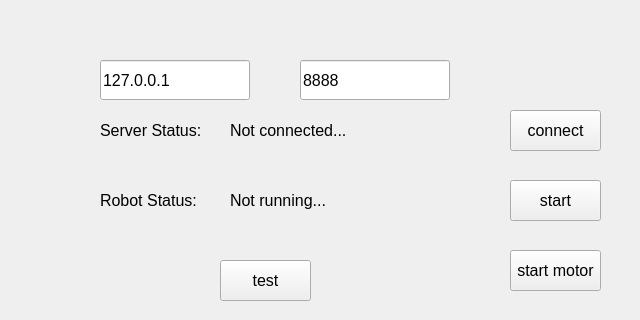
<?xml version="1.0" encoding="UTF-8"?>
<ui version="4.0">
 <class>MainWindow</class>
 <widget class="QMainWindow" name="MainWindow">
  <property name="geometry">
   <rect>
    <x>0</x>
    <y>0</y>
    <width>640</width>
    <height>320</height>
   </rect>
  </property>
  <property name="sizePolicy">
   <sizepolicy hsizetype="Fixed" vsizetype="Fixed">
    <horstretch>0</horstretch>
    <verstretch>0</verstretch>
   </sizepolicy>
  </property>
  <property name="windowTitle">
   <string>RIK Client</string>
  </property>
  <property name="autoFillBackground">
   <bool>true</bool>
  </property>
  <widget class="MyWidget" name="centralWidget">
   <widget class="QLineEdit" name="lineEdit_ip">
    <property name="geometry">
     <rect>
      <x>100</x>
      <y>60</y>
      <width>150</width>
      <height>40</height>
     </rect>
    </property>
    <property name="font">
     <font>
      <pointsize>12</pointsize>
     </font>
    </property>
    <property name="text">
     <string>127.0.0.1</string>
    </property>
   </widget>
   <widget class="QLineEdit" name="lineEdit_port">
    <property name="geometry">
     <rect>
      <x>300</x>
      <y>60</y>
      <width>150</width>
      <height>40</height>
     </rect>
    </property>
    <property name="font">
     <font>
      <pointsize>12</pointsize>
     </font>
    </property>
    <property name="text">
     <string>8888</string>
    </property>
   </widget>
   <widget class="QPushButton" name="button_connect">
    <property name="geometry">
     <rect>
      <x>510</x>
      <y>110</y>
      <width>91</width>
      <height>41</height>
     </rect>
    </property>
    <property name="font">
     <font>
      <pointsize>12</pointsize>
     </font>
    </property>
    <property name="text">
     <string>connect</string>
    </property>
   </widget>
   <widget class="QLabel" name="label">
    <property name="geometry">
     <rect>
      <x>230</x>
      <y>120</y>
      <width>271</width>
      <height>21</height>
     </rect>
    </property>
    <property name="font">
     <font>
      <pointsize>12</pointsize>
     </font>
    </property>
    <property name="text">
     <string>Not connected...</string>
    </property>
   </widget>
   <widget class="QLabel" name="label_2">
    <property name="geometry">
     <rect>
      <x>100</x>
      <y>120</y>
      <width>121</width>
      <height>21</height>
     </rect>
    </property>
    <property name="font">
     <font>
      <pointsize>12</pointsize>
     </font>
    </property>
    <property name="text">
     <string>Server Status:</string>
    </property>
   </widget>
   <widget class="QLabel" name="label_robot">
    <property name="geometry">
     <rect>
      <x>230</x>
      <y>190</y>
      <width>271</width>
      <height>21</height>
     </rect>
    </property>
    <property name="font">
     <font>
      <pointsize>12</pointsize>
     </font>
    </property>
    <property name="text">
     <string>Not running...</string>
    </property>
   </widget>
   <widget class="QLabel" name="label_4">
    <property name="geometry">
     <rect>
      <x>100</x>
      <y>190</y>
      <width>121</width>
      <height>21</height>
     </rect>
    </property>
    <property name="font">
     <font>
      <pointsize>12</pointsize>
     </font>
    </property>
    <property name="text">
     <string>Robot Status:</string>
    </property>
   </widget>
   <widget class="QPushButton" name="button_start">
    <property name="geometry">
     <rect>
      <x>510</x>
      <y>180</y>
      <width>91</width>
      <height>41</height>
     </rect>
    </property>
    <property name="font">
     <font>
      <pointsize>12</pointsize>
     </font>
    </property>
    <property name="text">
     <string>start</string>
    </property>
   </widget>
   <widget class="QPushButton" name="button_test">
    <property name="geometry">
     <rect>
      <x>220</x>
      <y>260</y>
      <width>91</width>
      <height>41</height>
     </rect>
    </property>
    <property name="font">
     <font>
      <pointsize>12</pointsize>
     </font>
    </property>
    <property name="text">
     <string>test</string>
    </property>
   </widget>
   <widget class="QPushButton" name="button_motor">
    <property name="geometry">
     <rect>
      <x>510</x>
      <y>250</y>
      <width>91</width>
      <height>41</height>
     </rect>
    </property>
    <property name="font">
     <font>
      <pointsize>12</pointsize>
     </font>
    </property>
    <property name="text">
     <string>start motor</string>
    </property>
   </widget>
  </widget>
 </widget>
 <layoutdefault spacing="6" margin="11"/>
 <customwidgets>
  <customwidget>
   <class>MyWidget</class>
   <extends>QWidget</extends>
   <header>mywidget.h</header>
   <container>1</container>
  </customwidget>
 </customwidgets>
 <resources/>
 <connections/>
</ui>
